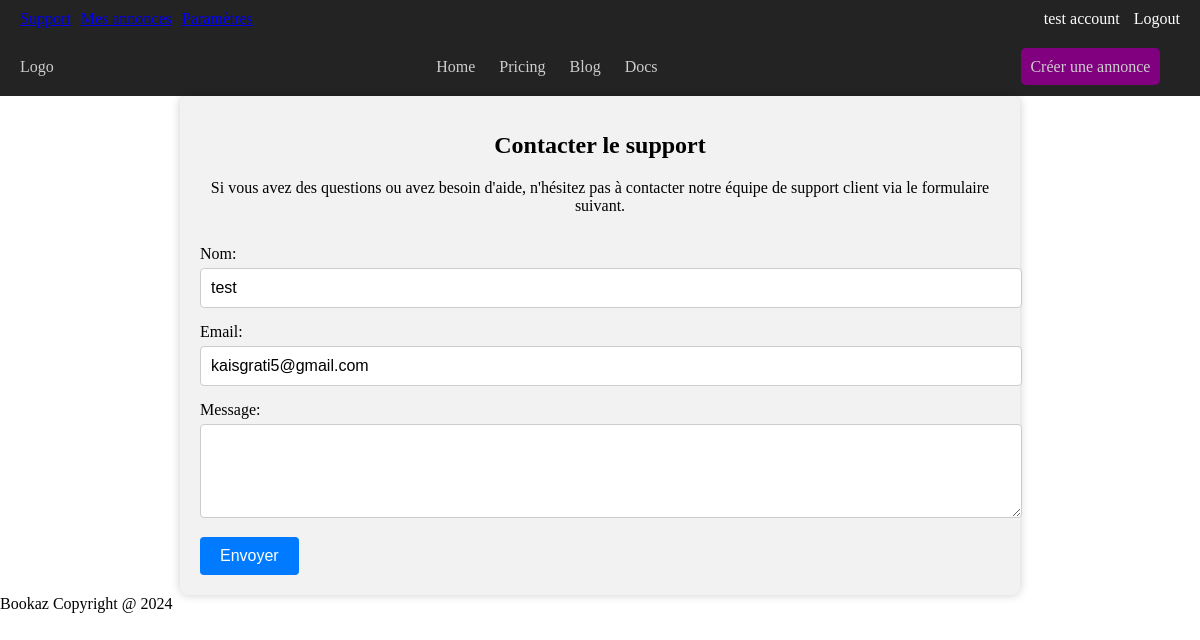
Screenshot of /support/ (signed in) with the database file from the repository.
### ads_system/models.py (models this page shows)
class CustomUser(AbstractUser):
    ads = models.ManyToManyField('ClassifiedAd', related_name='users')

### ads_system/views.py (the view, shortened to what this page needs)
# urls.py: path("support/", views.support),
def support(request):
    if request.user.is_authenticated:
        user = request.user
        return render(request, 'support/support.html', {'user': user})
    else:
        return render(request, 'support/support.html')

### templates/support/support.html (shortened to what this page needs)
{% extends 'base.html' %}
{% block content %}
  <div class="support-container">
    <h1>Contacter le support</h1>
    <p>Si vous avez des questions ou avez besoin d'aide, n'hésitez pas à contacter notre équipe de support client via le formulaire suivant.</p>
    <form method="post" class="support-form">
      <label for="name">Nom:</label>
      <input type="text" id="name" name="name" value="{{user.first_name}}" required>
      <label for="email">Email:</label>
      <input type="email" id="email" name="email" value="{{user.email}}" required>
      <label for="message">Message:</label>
      <textarea id="message" name="message" rows="4" required></textarea>
      <button type="submit">Envoyer</button>
    </form>
  </div>
{% endblock %}

### templates/base.html (shortened to what this page needs)
{% load static %}
<!DOCTYPE html>
<html lang="en">
<head>
</head>
<body>
    <nav class="top-navbar">
        <div class="top-navbar-left">
            {% if user.is_authenticated %}
                <a href="/support">Support</a>
                <a href="/myads">Mes annonces</a>
                <a href="/settings">Paramètres</a>
            {% else %}
                <a href="/support">Support</a>
            {% endif %}
        </div>
        <div class="top-navbar-right">
            {% if user.is_authenticated %}
                <a>{{user.first_name}} {{user.last_name}}</a>
                <a href="/logout">Logout</a>
            {% else %}
                <a href="/register">Sign-up</a>
                <a href="/login">Login</a>
            {% endif %}
        </div>
    </nav>
    <nav class="classified-ads-navbar">
        <div class="classified-ads-navbar-left">
            <ul>
                <li><a href="#">Logo</a></li>
            </ul>
        </div>
        <div class="classified-ads-navbar-center">
            <ul>
                <li><a href="/">Home</a></li>
                <li><a href="#pricing">Pricing</a></li>
                <li><a href="#blog">Blog</a></li>
                <li><a href="#docs">Docs</a></li>
            </ul>
        </div>
        <div class="classified-ads-navbar-right">
            <ul>
                <li><a href="/create_ad" class="highlighted">Créer une annonce</a></li>
            </ul>
        </div>
    </nav>
    <main>
        {% block content %}{% endblock %}
    </main>
    <footer>
        <a>Bookaz Copyright @ 2024</a>
    </footer>
</body>
</html>

### templates/support/support.html (style rules this page uses)
.support-container { background-color: #f2f2f2; padding: 20px; border-radius: 8px; box-shadow: 0px 0px 10px rgba(0, 0, 0, 0.2); max-width: 800px; margin: 0 auto; text-align: center; }
h1 { font-size: 24px; margin-bottom: 20px; }
p { font-size: 16px; margin-bottom: 30px; }
.support-form { text-align: left; }
label { font-size: 16px; display: block; margin-bottom: 5px; }
input[type="text"], input[type="email"], textarea { width: 100%; padding: 10px; margin-bottom: 15px; border: 1px solid #ccc; border-radius: 4px; font-size: 16px; }
button { background-color: #007bff; color: #fff; border: none; padding: 10px 20px; font-size: 16px; border-radius: 4px; cursor: pointer; }

### templates/base.html (style rules this page uses)
body { margin: 0; }
.top-navbar { display: flex; justify-content: space-between; align-items: center; background: #232323; color: #cdcdcd; padding: 10px 20px; }
.top-navbar-left { display: flex; align-items: center; }
.top-navbar-left a { margin-right: 10px; }
.top-navbar-right a { color: #fff; text-decoration: none; margin-left: 10px; }
.classified-ads-navbar { background: #232323; color: #cdcdcd; padding: 20px; display: flex; justify-content: space-between; align-items: center; }
.classified-ads-navbar ul { list-style: none; padding: 0; margin: 0; }
.classified-ads-navbar li { display: inline; margin-right: 20px; }
.classified-ads-navbar a { color: #cdcdcd; text-decoration: none; }
.classified-ads-navbar-left { flex-grow: 1; }
.classified-ads-navbar-center { flex-grow: 2; text-align: center; }
.classified-ads-navbar-right { flex-grow: 1; text-align: right; }
.highlighted { background-color: purple; border-radius: 5px; padding: 3%; }

### rows the page displays
CustomUser: first_name "test", last_name "account", name "test", email "kaisgrati5@gmail.com"
